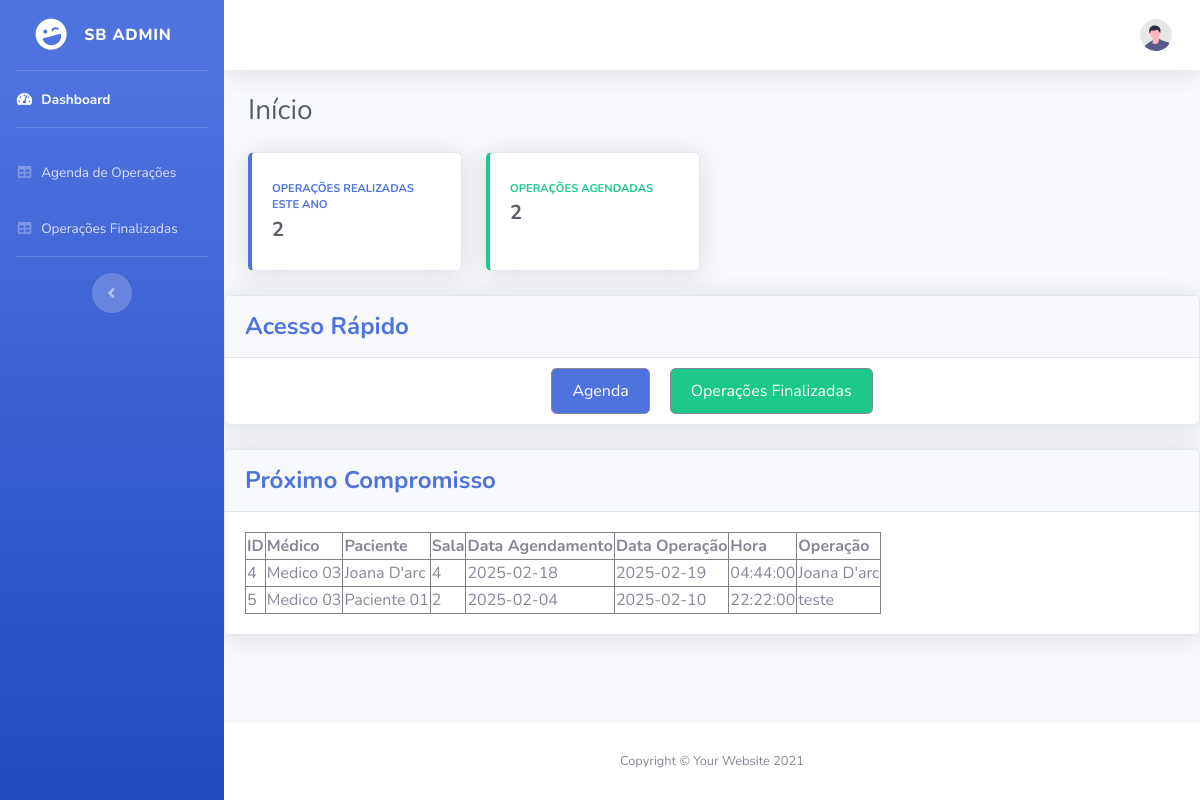
Page /Medicos/index.php on the committed database.
### tables this page shows
CREATE TABLE `Operacoes` (
  `id_operacao` int NOT NULL AUTO_INCREMENT,
  `id_medico` int DEFAULT NULL,
  `id_paciente` int DEFAULT NULL,
  `sala` varchar(50) NOT NULL,
  `data_agendamento` date NOT NULL,
  `data_operacao` date NOT NULL,
  `hora` time NOT NULL,
  `nome_operacao` varchar(100) NOT NULL,
  `liberado` tinyint(1) DEFAULT '0',
  PRIMARY KEY (`id_operacao`),
  KEY `id_medico` (`id_medico`),
  KEY `id_paciente` (`id_paciente`),
  CONSTRAINT `Operacoes_ibfk_1` FOREIGN KEY (`id_medico`) REFERENCES `Medicos` (`id_medico`),
  CONSTRAINT `Operacoes_ibfk_2` FOREIGN KEY (`id_paciente`) REFERENCES `Pacientes` (`id_paciente`)
);

CREATE TABLE `Medicos` (
  `id_medico` int NOT NULL AUTO_INCREMENT,
  `nome` varchar(255) NOT NULL,
  `crm` varchar(50) NOT NULL,
  `senha` varchar(255) NOT NULL,
  PRIMARY KEY (`id_medico`),
  UNIQUE KEY `crm` (`crm`)
);

CREATE TABLE `Pacientes` (
  `id_paciente` int NOT NULL AUTO_INCREMENT,
  `nome` varchar(255) NOT NULL,
  `cpf` varchar(20) NOT NULL,
  `senha` varchar(255) NOT NULL,
  PRIMARY KEY (`id_paciente`),
  UNIQUE KEY `cpf` (`cpf`)
);

### Medicos/operacoes.php (the view, shortened to what this page needs)
<?php
include '../conexao.php';
echo "<table border='1'>
        <tr>
            <th>ID</th>
            <th>Médico</th>
            <th>Paciente</th>
            <th>Sala</th>
            <th>Data Agendamento</th>
            <th>Data Operação</th>
            <th>Hora</th>
            <th>Operação</th>
        </tr>";
$sql = "SELECT o.id_operacao, o.sala, o.data_agendamento, o.data_operacao, o.hora,
            o.nome_operacao, o.liberado, m.nome AS medico, p.nome AS paciente
        FROM Operacoes o
        JOIN Medicos m ON o.id_medico = m.id_medico
        JOIN Pacientes p ON o.id_paciente = p.id_paciente
        WHERE o.liberado = 'Não'";
$result = $conn->query($sql);
if ($result->num_rows > 0) {
    while ($row = $result->fetch_assoc()) {
        echo "<tr>
                <td>" . $row["id_operacao"] . "</td>
                <td>" . $row["medico"] . "</td>
                <td>" . $row["paciente"] . "</td>
                <td>" . $row["sala"] . "</td>
                <td>" . $row["data_agendamento"] . "</td>
                <td>" . $row["data_operacao"] . "</td>
                <td>" . $row["hora"] . "</td>
                <td>" . $row["nome_operacao"] . "</td>
            </tr>";
    }
} else {
    echo "<tr><td colspan='8'>Nenhuma operação pendente.</td></tr>";
}
echo "</table>";
?>

### rows in the picture
operacoes: id_operacao "4", id_medico.nome "Medico 03", id_paciente.nome "Joana D'arc", sala "4", data_agendamento "2025-02-18", data_operacao "2025-02-19", hora "04:44:00", nome_operacao "Joana D'arc"
operacoes: id_operacao "5", id_medico.nome "Medico 03", id_paciente.nome "Paciente 01", sala "2", data_agendamento "2025-02-04", data_operacao "2025-02-10", hora "22:22:00", nome_operacao "teste"

### other values in the picture
$finalizados "2"
$pendentes "2"
